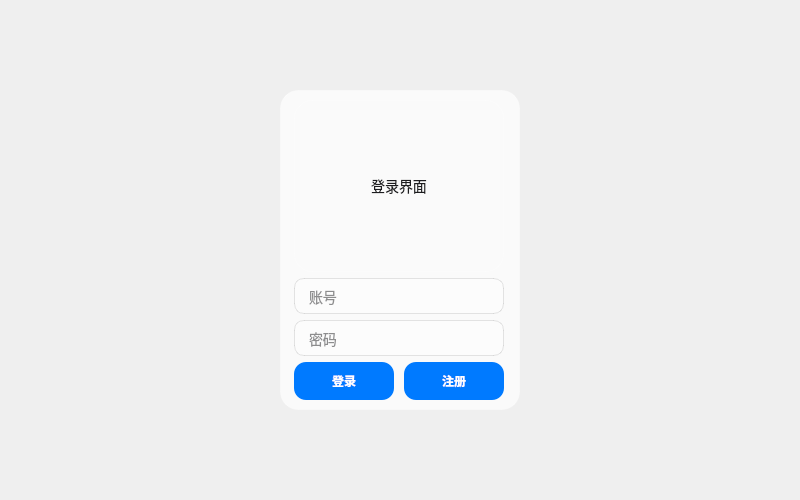
<?xml version="1.0" encoding="UTF-8"?>
<ui version="4.0">
 <class>LoginWidget</class>
 <widget class="QWidget" name="LoginWidget">
  <property name="geometry">
   <rect>
    <x>0</x>
    <y>0</y>
    <width>800</width>
    <height>500</height>
   </rect>
  </property>
  <property name="windowTitle">
   <string>Form</string>
  </property>
  <property name="styleSheet">
   <string notr="true">/* --- 1. 全局基础设定 --- */
QWidget {
    font-family: &quot;SF Pro Display&quot;, &quot;Helvetica Neue&quot;, &quot;Segoe UI&quot;, &quot;Microsoft YaHei&quot;;
    color: #1d1d1f; /* 苹果标准深灰色文本 */
    outline: none;  /* 去掉点击时的虚线框 */
}

/* --- 2. 通用容器 (如你的 loginCard) --- */
/* 只要是 QFrame 都会自动变成这种半透明磨砂质感 */
QFrame {
    background-color: rgba(255, 255, 255, 0.7); 
    border: 1px solid rgba(255, 255, 255, 0.3);
    border-radius: 18px;
}

/* --- 3. 通用输入框 (QLineEdit, QTextEdit) --- */
QLineEdit, QTextEdit {
    background-color: rgba(255, 255, 255, 0.5);
    border: 1px solid rgba(0, 0, 0, 0.1);
    border-radius: 10px;
    padding: 8px 12px;
    font-size: 14px;
}

/* 输入框聚焦效果：标志性的蓝色光晕 */
QLineEdit:focus, QTextEdit:focus {
    border: 2px solid #007AFF;
    background-color: rgba(255, 255, 255, 0.9);
}

/* --- 4. 通用按钮 (QPushButton) --- */
QPushButton {
    background-color: #007AFF; /* 苹果蓝 */
    color: white;
    border: none;
    border-radius: 12px;
    padding: 10px 20px;
    font-weight: 600;
}

/* 鼠标悬停：颜色略微加深 */
QPushButton:hover {
    background-color: #0063CC;
}

/* 按下：明显的反馈感 */
QPushButton:pressed {
    background-color: #0051A8;
}

/* 禁用状态：变灰 */
QPushButton:disabled {
    background-color: #d2d2d7;
    color: #86868b;
}

/* --- 5. 标签与文本 (QLabel) --- */
QLabel {
    background-color: transparent;
    font-size: 14px;
}

/* --- 6. 滚动条美化 (QScrollBar) --- */
/* 让滚动条像 iOS 一样简洁 */
QScrollBar:vertical {
    border: none;
    background: rgba(0, 0, 0, 0.05);
    width: 8px;
    border-radius: 4px;
}

QScrollBar::handle:vertical {
    background: rgba(0, 0, 0, 0.2);
    border-radius: 4px;
}

QScrollBar::handle:vertical:hover {
    background: rgba(0, 0, 0, 0.3);
}</string>
  </property>
  <layout class="QGridLayout" name="gridLayout">
   <item row="0" column="1">
    <spacer name="verticalSpacer">
     <property name="orientation">
      <enum>Qt::Orientation::Vertical</enum>
     </property>
     <property name="sizeHint" stdset="0">
      <size>
       <width>20</width>
       <height>75</height>
      </size>
     </property>
    </spacer>
   </item>
   <item row="1" column="0">
    <spacer name="horizontalSpacer">
     <property name="orientation">
      <enum>Qt::Orientation::Horizontal</enum>
     </property>
     <property name="sizeHint" stdset="0">
      <size>
       <width>265</width>
       <height>20</height>
      </size>
     </property>
    </spacer>
   </item>
   <item row="1" column="1">
    <widget class="QFrame" name="frame">
     <property name="minimumSize">
      <size>
       <width>240</width>
       <height>320</height>
      </size>
     </property>
     <property name="frameShape">
      <enum>QFrame::Shape::StyledPanel</enum>
     </property>
     <property name="frameShadow">
      <enum>QFrame::Shadow::Raised</enum>
     </property>
     <layout class="QGridLayout" name="gridLayout_2">
      <item row="0" column="0" colspan="2">
       <widget class="QLabel" name="Laber_Login">
        <property name="text">
         <string>登录界面</string>
        </property>
        <property name="alignment">
         <set>Qt::AlignmentFlag::AlignCenter</set>
        </property>
       </widget>
      </item>
      <item row="1" column="0" colspan="2">
       <widget class="QLineEdit" name="Username">
        <property name="placeholderText">
         <string>账号</string>
        </property>
       </widget>
      </item>
      <item row="2" column="0" colspan="2">
       <widget class="QLineEdit" name="Password">
        <property name="echoMode">
         <enum>QLineEdit::EchoMode::Password</enum>
        </property>
        <property name="placeholderText">
         <string>密码</string>
        </property>
       </widget>
      </item>
      <item row="3" column="0">
       <widget class="QPushButton" name="loginBtn">
        <property name="maximumSize">
         <size>
          <width>100</width>
          <height>16777215</height>
         </size>
        </property>
        <property name="text">
         <string>登录</string>
        </property>
       </widget>
      </item>
      <item row="3" column="1">
       <widget class="QPushButton" name="registerBtn">
        <property name="maximumSize">
         <size>
          <width>100</width>
          <height>16777215</height>
         </size>
        </property>
        <property name="text">
         <string>注册</string>
        </property>
       </widget>
      </item>
     </layout>
    </widget>
   </item>
   <item row="1" column="2">
    <spacer name="horizontalSpacer_2">
     <property name="orientation">
      <enum>Qt::Orientation::Horizontal</enum>
     </property>
     <property name="sizeHint" stdset="0">
      <size>
       <width>265</width>
       <height>20</height>
      </size>
     </property>
    </spacer>
   </item>
   <item row="2" column="1">
    <spacer name="verticalSpacer_2">
     <property name="orientation">
      <enum>Qt::Orientation::Vertical</enum>
     </property>
     <property name="sizeHint" stdset="0">
      <size>
       <width>20</width>
       <height>75</height>
      </size>
     </property>
    </spacer>
   </item>
  </layout>
 </widget>
 <resources/>
 <connections/>
</ui>
